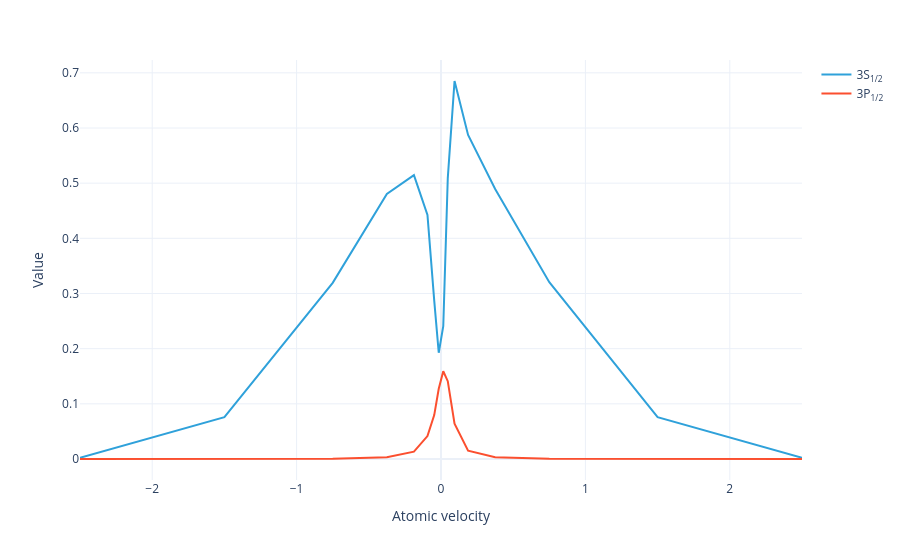

The cell this chart's notebook holds for it:
### Markdown cell above
Of the level populations:

### Code cell
#|notest
model.level_population_distribution(sol).visualize()

### Figure 1 — Plotly figure (JSON) as saved in the notebook; plotly's stock layout.template omitted (floating-point values rounded to 4 significant figures)
{"data": [{"hovertemplate": "Level=3S<sub>1/2</sub><br>Atomic velocity=%{x}<br>Value=%{y}<extra></extra>", "legendgroup": "3S<sub>1/2</sub>", "line": {"color": "#2fa1da", "dash": "solid"}, "marker": {"symbol": "circle"}, "mode": "lines", "name": "3S<sub>1/2</sub>", "orientation": "v", "showlegend": true, "type": "scatter", "x": [-2.5, -1.5, -0.75, -0.375, -0.1875, -0.09375, -0.04688, -0.01562, 0.01562, 0.04688, 0.09375, 0.1875, 0.375, 0.75, 1.5, 2.5], "xaxis": "x", "y": [0.002312, 0.07577, 0.3194, 0.4803, 0.5145, 0.4426, 0.2871, 0.1926, 0.2407, 0.5088, 0.6852, 0.5874, 0.4894, 0.3204, 0.07585, 0.002317], "yaxis": "y"}, {"hovertemplate": "Level=3P<sub>1/2</sub><br>Atomic velocity=%{x}<br>Value=%{y}<extra></extra>", "legendgroup": "3P<sub>1/2</sub>", "line": {"color": "#fb4f2f", "dash": "solid"}, "marker": {"symbol": "circle"}, "mode": "lines", "name": "3P<sub>1/2</sub>", "orientation": "v", "showlegend": true, "type": "scatter", "x": [-2.5, -1.5, -0.75, -0.375, -0.1875, -0.09375, -0.04688, -0.01562, 0.01562, 0.04688, 0.09375, 0.1875, 0.375, 0.75, 1.5, 2.5], "xaxis": "x", "y": [3.771e-07, 3.245e-05, 0.0005331, 0.003167, 0.01322, 0.04147, 0.07959, 0.1272, 0.159, 0.1411, 0.06421, 0.01509, 0.003227, 0.0005347, 3.249e-05, 3.779e-07], "yaxis": "y"}], "layout": {"legend": {"title": {}, "tracegroupgap": 0}, "margin": {"t": 60}, "xaxis": {"anchor": "y", "domain": [0, 1], "title": {"text": "Atomic velocity"}}, "yaxis": {"anchor": "x", "domain": [0, 1], "title": {"text": "Value"}}}}
